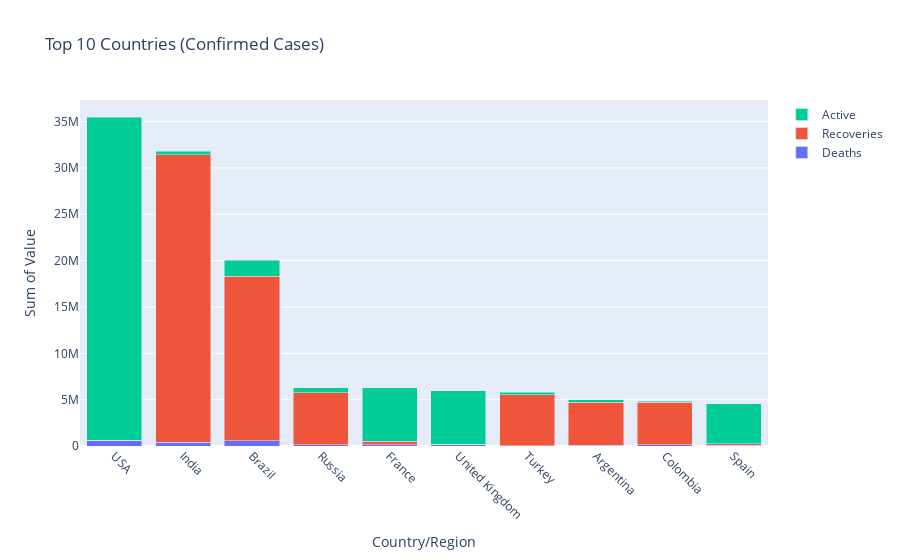

Notebook cell for this chart:
### Markdown cell above
# Problem 17
    Visualize the top 10 confirmed countries with number active, recoveries and deaths cases using the stacked bar chart.

### Code cell
x = top10_confirmed_countries.index
# Create figure
fig = go.Figure()

# Create trace for each categories
trace0 = go.Bar(x=x, y=top10_confirmed_countries['Deaths'], name='Deaths')
trace1 = go.Bar(x=x, y=top10_confirmed_countries['Recoveries'], name='Recoveries')
trace2 = go.Bar(x=x, y=top10_confirmed_countries['Active'], name='Active')

# Adding trace to figure
fig.add_trace(trace0)
fig.add_trace(trace1)
fig.add_trace(trace2)

# Setting layout
fig.update_layout(barmode='stack',
                  title="Top 10 Countries (Confirmed Cases)",
                  xaxis_title="Country/Region",
                  yaxis_title="Sum of Value")
fig.update_xaxes(tickangle=45)

# Show plot
fig.show()

### Figure 1 — Plotly figure (JSON) as saved in the notebook; plotly's stock layout.template omitted (floating-point values rounded to 4 significant figures)
{"data": [{"name": "Deaths", "type": "bar", "x": ["USA", "India", "Brazil", "Russia", "France", "United Kingdom", "Turkey", "Argentina", "Colombia", "Spain"], "y": [611292, 426290, 559944, 159032, 112245, 157161, 51767, 106747, 121695, 81844]}, {"name": "Recoveries", "type": "bar", "x": ["USA", "India", "Brazil", "Russia", "France", "United Kingdom", "Turkey", "Argentina", "Colombia", "Spain"], "y": [0, 30974748, 17771228, 5609682, 415111, 24693, 5478185, 4615834, 4615354, 150376]}, {"name": "Active", "type": "bar", "x": ["USA", "India", "Brazil", "Russia", "France", "United Kingdom", "Turkey", "Argentina", "Colombia", "Spain"], "y": [34852777, 411076, 1703235, 505292, 5745110, 5798976, 292535, 253035, 78014, 4312964]}], "layout": {"barmode": "stack", "title": {"text": "Top 10 Countries (Confirmed Cases)"}, "xaxis": {"tickangle": 45, "title": {"text": "Country/Region"}}, "yaxis": {"title": {"text": "Sum of Value"}}}}
